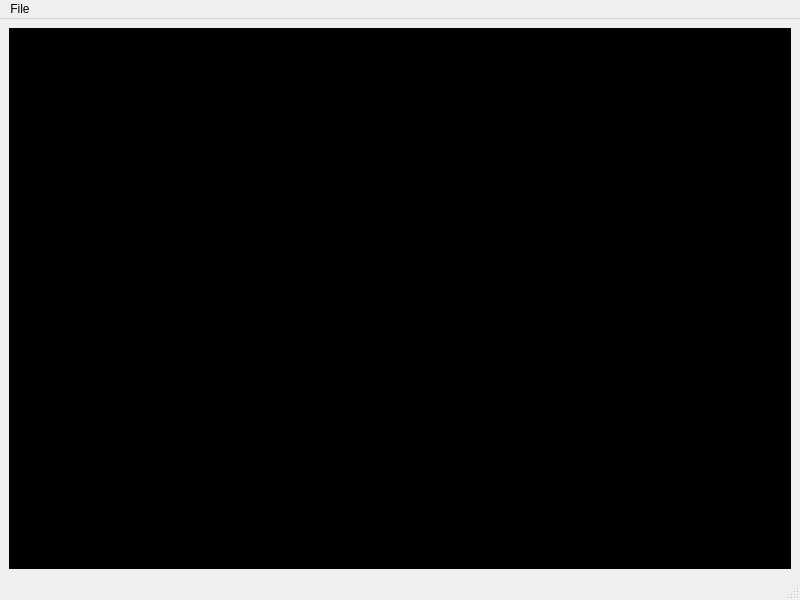
<?xml version="1.0" encoding="UTF-8"?>
<ui version="4.0">
 <class>MainWindow</class>
 <widget class="QMainWindow" name="MainWindow">
  <property name="geometry">
   <rect>
    <x>0</x>
    <y>0</y>
    <width>800</width>
    <height>600</height>
   </rect>
  </property>
  <property name="cursor">
   <cursorShape>ArrowCursor</cursorShape>
  </property>
  <property name="windowTitle">
   <string>MainWindow</string>
  </property>
  <property name="styleSheet">
   <string notr="true"/>
  </property>
  <widget class="QWidget" name="centralwidget">
   <property name="cursor">
    <cursorShape>SizeAllCursor</cursorShape>
   </property>
   <layout class="QHBoxLayout" name="horizontalLayout_2">
    <item>
     <widget class="QWidget" name="widget" native="true">
      <property name="styleSheet">
       <string notr="true">background-color: rgb(0, 0, 0);</string>
      </property>
     </widget>
    </item>
   </layout>
  </widget>
  <widget class="QMenuBar" name="menubar">
   <property name="geometry">
    <rect>
     <x>0</x>
     <y>0</y>
     <width>800</width>
     <height>22</height>
    </rect>
   </property>
   <widget class="QMenu" name="menuFile">
    <property name="title">
     <string>File</string>
    </property>
    <addaction name="actionOpen_folder"/>
   </widget>
   <addaction name="menuFile"/>
  </widget>
  <widget class="QStatusBar" name="statusbar"/>
  <action name="actionOpen_folder">
   <property name="text">
    <string>Open folder</string>
   </property>
  </action>
 </widget>
 <resources/>
 <connections/>
</ui>
